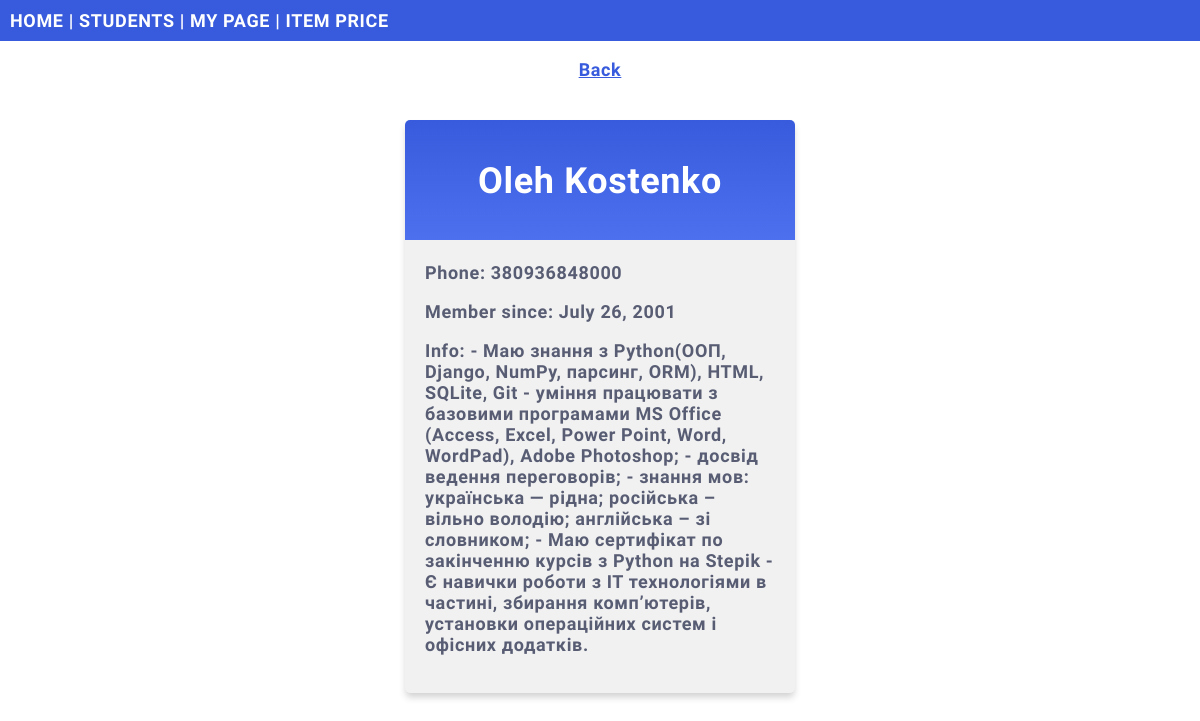
The app's page /members/details/1 with its own data.
### members/models.py (models this page shows, shortened)
class Member(models.Model):
  firstname = models.CharField(max_length=255)
  lastname = models.CharField(max_length=255)
  content=models.TextField(blank=True)
  phone = models.IntegerField(null=True)
  joined_date = models.DateField(null=True)
  photo = models.ImageField(upload_to='images/', blank=True, null=True)

### members/views.py (the view)
# urls.py: path('members/details/<int:id>', views.details, name='details'),
def details(request, id):
    mymember = Member.objects.get(id=id)
    myphoto = Member.objects.all()
    template = loader.get_template('details.html')
    context = {
        'mymember': mymember,
        'myphoto': myphoto,
    }
    return HttpResponse(template.render(context, request))

### members/templates/details.html (shortened to what this page needs)
{% extends "master.html" %}
{% block content %}
  <p align="center"><a href="/members/">Back</a></p>
  <div class="mycard">
    <h1>{{ mymember.firstname }} {{ mymember.lastname }}</h1>
    <p>Phone: {{ mymember.phone }}</p>
    <p>Member since: {{ mymember.joined_date }}</p>
    <p>Info: {{ mymember.content }}</p>
  </div>
{% endblock %}

### mystaticfiles/mystyles.css (style rules this page uses)
body { margin:0; font: 600 18px 'Source Sans Pro', sans-serif; letter-spacing: 0.64px; color: #585d74; }
.mycard { background-color: #f1f1f1; background-image: linear-gradient(to bottom, #375BDC, #4D70EF); background-size: 100% 120px; background-repeat: no-repeat; margin: 40px auto; width: 350px; border-radius: 5px; box-shadow: 0 5px 7px -1px rgba(51, 51, 51, 0.23); padding: 20px; }
.mycard h1 { text-align: center; color:#ffffff; margin:20px 0 60px 0; }
a:link, a:visited { color: #375BDC; }

### records on screen
Member: firstname "Oleh", lastname "Kostenko", phone "380936848000", joined_date "July 26, 2001", content "- Маю знання з Python(ООП, Django, NumPy, парсинг, ORM), HTML, SQLite, Git - уміння працювати з базовими програмами MS Office (Access, Excel, Power Point, Word, WordPad), Adobe Photoshop; - досвід ведення переговорів; - знання мов: українська — рідна; російська – вільно володію; англійська – зі словником; - Маю сертифікат по закінченню курсів з Python на Stepik - Є навички роботи з IT технологіями в частині, збирання комп’ютерів, установки операційних систем і офісних додатків."
